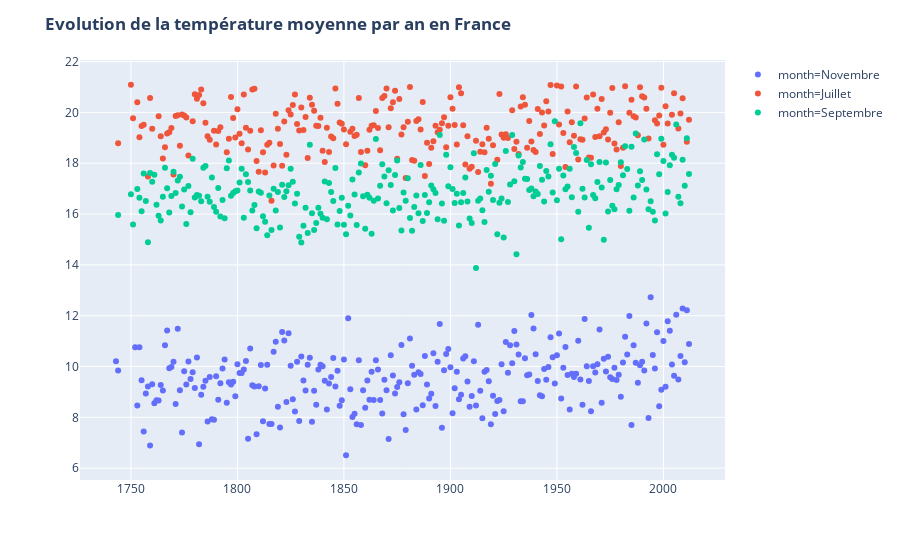

Source (notebook cell):
### Code cell
temperatureFranceMonth2 = temperatureFranceMonth.query("month == 'Juillet' or month == 'Septembre' or month == 'Novembre'")
fig = px.scatter(
        temperatureFranceMonth2,x='year', y='AverageTemperature', color='month'
        )
    
fig.update_layout(title='<b>Evolution de la température moyenne par an en France</b>',xaxis_title='', yaxis_title='')
fig.show()

### Figure 1 — Plotly figure (JSON) as saved in the notebook; plotly's stock layout.template omitted (floating-point values rounded to 4 significant figures; data arrays with more than 128 entries replaced by an {"elided": "..."} marker saying what was removed)
{"data": [{"hoverlabel": {"namelength": 0}, "hovertemplate": "month=Novembre<br>year=%{x}<br>AverageTemperature=%{y}", "legendgroup": "month=Novembre", "marker": {"color": "#636efa", "symbol": "circle"}, "mode": "markers", "name": "month=Novembre", "showlegend": true, "type": "scatter", "x": {"elided": "263 str values"}, "xaxis": "x", "y": {"elided": "263 float values"}, "yaxis": "y"}, {"hoverlabel": {"namelength": 0}, "hovertemplate": "month=Juillet<br>year=%{x}<br>AverageTemperature=%{y}", "legendgroup": "month=Juillet", "marker": {"color": "#EF553B", "symbol": "circle"}, "mode": "markers", "name": "month=Juillet", "showlegend": true, "type": "scatter", "x": {"elided": "244 str values"}, "xaxis": "x", "y": {"elided": "244 float values"}, "yaxis": "y"}, {"hoverlabel": {"namelength": 0}, "hovertemplate": "month=Septembre<br>year=%{x}<br>AverageTemperature=%{y}", "legendgroup": "month=Septembre", "marker": {"color": "#00cc96", "symbol": "circle"}, "mode": "markers", "name": "month=Septembre", "showlegend": true, "type": "scatter", "x": {"elided": "263 str values"}, "xaxis": "x", "y": {"elided": "263 float values"}, "yaxis": "y"}], "layout": {"legend": {"tracegroupgap": 0}, "margin": {"t": 60}, "title": {"text": "<b>Evolution de la température moyenne par an en France</b>"}, "xaxis": {"anchor": "y", "domain": [0, 1], "title": {"text": ""}}, "yaxis": {"anchor": "x", "domain": [0, 1], "title": {"text": ""}}}}
